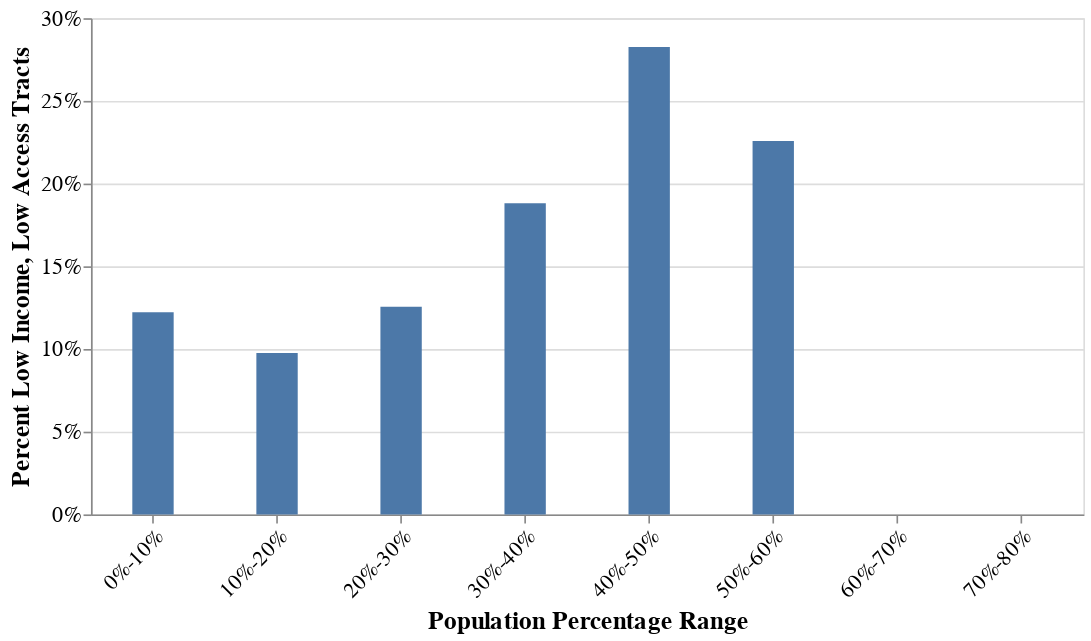

Notebook code for this chart:
### Code cell
alt.Chart(k).mark_bar(size=25).encode(
    x=alt.X('PopShareRange_:O', title='Population Percentage Range', axis=alt.Axis(labelAngle=-45)),
    y=alt.Y('LILATracts_1And10_mean:Q', axis=alt.Axis(format='%'), title='Percent Low Income, Low Access Tracts'),
).properties(
    height=300,
    width=600
).configure_axis(
    labelFontSize=13,
    titleFontSize=15
)

### Figure 1 — Vega-Lite specification as saved in the notebook (floating-point values rounded to 4 significant figures)
{"config": {"view": {"continuousWidth": 400, "continuousHeight": 300}, "axis": {"labelFontSize": 13, "titleFontSize": 15}}, "data": {"name": "data-c50f7f28298f62bd50d50caaaf12e3aa"}, "mark": {"type": "bar", "size": 25}, "encoding": {"x": {"axis": {"labelAngle": -45}, "field": "PopShareRange_", "title": "Population Percentage Range", "type": "ordinal"}, "y": {"axis": {"format": "%"}, "field": "LILATracts_1And10_mean", "title": "Percent Low Income, Low Access Tracts", "type": "quantitative"}}, "height": 300, "width": 600, "$schema": "https://vega.github.io/schema/vega-lite/v4.17.0.json", "datasets": {"data-c50f7f28298f62bd50d50caaaf12e3aa": [{"PopShareRange_": "0%-10%", "LILATracts_1And10_sum": 312, "LILATracts_1And10_count": 2552, "LILATracts_1And10_mean": 0.1223}, {"PopShareRange_": "10%-20%", "LILATracts_1And10_sum": 1389, "LILATracts_1And10_count": 14240, "LILATracts_1And10_mean": 0.09754}, {"PopShareRange_": "20%-30%", "LILATracts_1And10_sum": 5796, "LILATracts_1And10_count": 46189, "LILATracts_1And10_mean": 0.1255}, {"PopShareRange_": "30%-40%", "LILATracts_1And10_sum": 1691, "LILATracts_1And10_count": 8988, "LILATracts_1And10_mean": 0.1881}, {"PopShareRange_": "40%-50%", "LILATracts_1And10_sum": 91, "LILATracts_1And10_count": 322, "LILATracts_1And10_mean": 0.2826}, {"PopShareRange_": "50%-60%", "LILATracts_1And10_sum": 7, "LILATracts_1And10_count": 31, "LILATracts_1And10_mean": 0.2258}, {"PopShareRange_": "60%-70%", "LILATracts_1And10_sum": 0, "LILATracts_1And10_count": 5, "LILATracts_1And10_mean": 0.0}, {"PopShareRange_": "70%-80%", "LILATracts_1And10_sum": 0, "LILATracts_1And10_count": 1, "LILATracts_1And10_mean": 0.0}, {"PopShareRange_": "80%-90%", "LILATracts_1And10_sum": 0, "LILATracts_1And10_count": 0, "LILATracts_1And10_mean": null}, {"PopShareRange_": "90%-100%", "LILATracts_1And10_sum": 0, "LILATracts_1And10_count": 0, "LILATracts_1And10_mean": null}]}}
